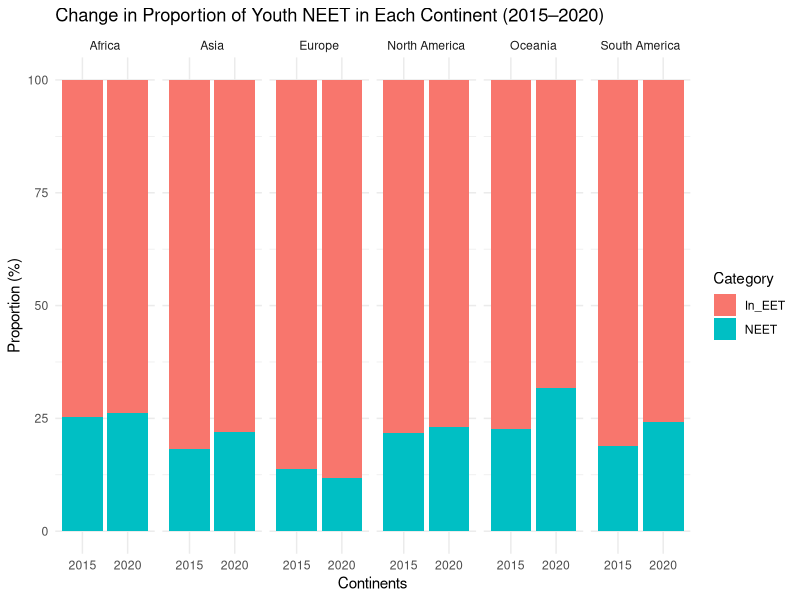

Recreate this plot in R.
library(tidyverse)
library(ggplot2)
library(dplyr)

# Load data

GDP <- read.csv("data sets/gdp-per-capita-worldbank.csv")
NEET <- read.csv("data sets/youth-not-in-education-employment-training.csv")
Continents <- read.csv("data sets/continents-according-to-our-world-in-data.csv")


# Filter the data of NEET from 2015-2020

NEET <- NEET %>%
  filter(Year %in% c(2015, 2020)) %>%
  inner_join(Continents, Year, by = "Entity") %>%
  select(-Year.y, -Code.y) %>%
  rename(NEET = Share.of.youth.not.in.education..employment.or.training..total....of.youth.population.)



# Find Continent Average

continent_neet <- NEET %>%
  group_by(Continent, Year.x) %>%
  summarise(mean_NEET = mean(NEET, na.rm = TRUE))



# Form data set of proportion in NEET and not in NEET

continent_proportion <- continent_neet %>%
  mutate(
    NEET = mean_NEET,
    In_EET = 100 - mean_NEET
  ) %>%
  select(Continent, Year.x, NEET, In_EET)



# Change to long format

continent_long <- continent_proportion %>%
  pivot_longer(cols = c("NEET", "In_EET"),
               names_to = "Category",
               values_to = "Proportion")



# Plot the graph 

ggplot(continent_long,
       aes(x = factor(Year.x),  
           y = Proportion,
           fill = Category)) +   
  geom_col(position = "stack") +  
  facet_wrap(~ Continent, nrow = 1) +
  scale_y_continuous(limits = c(0, 100)) +
  labs(
    title = "Change in Proportion of Youth NEET in Each Continent (2015–2020)",
    x = "Continents",
    y = "Proportion (%)"
  ) +
  theme_minimal()